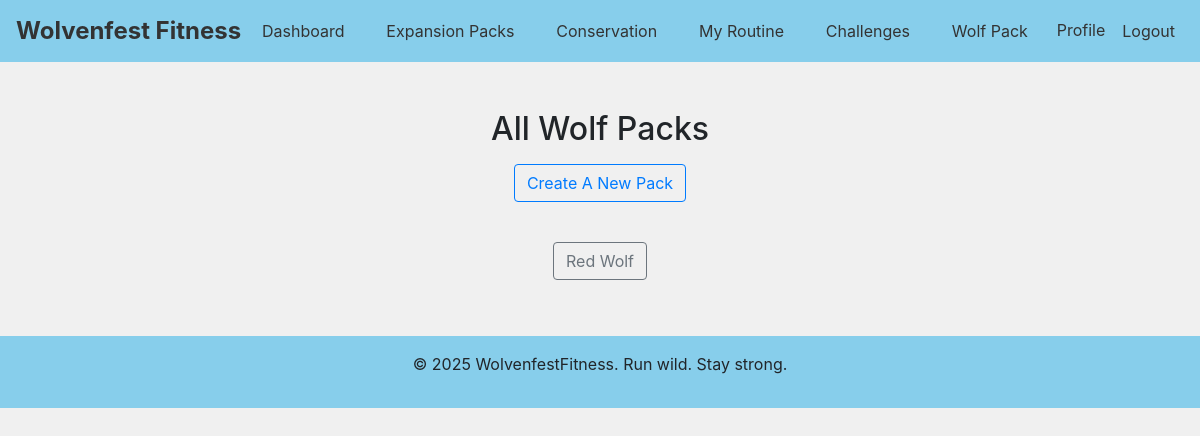
Page /groups/ (signed in) on the earlier database version.
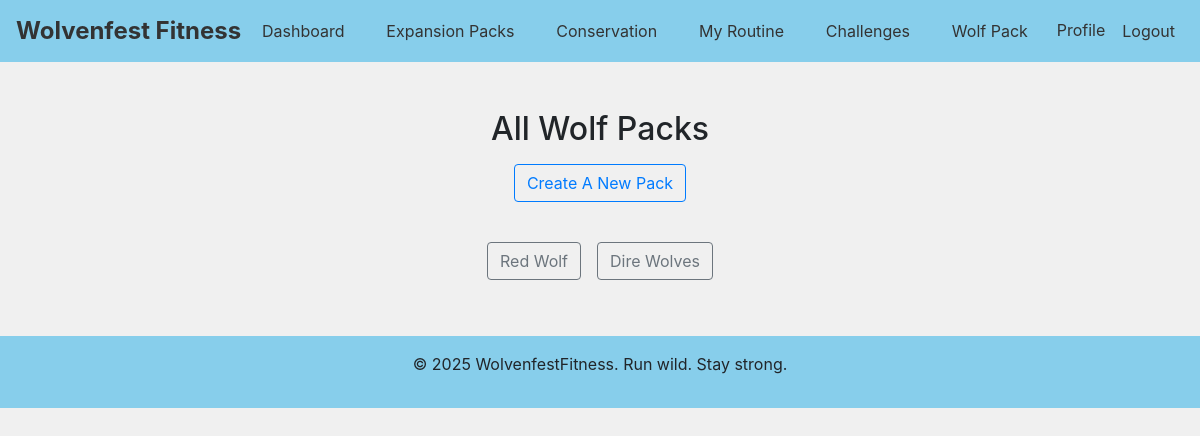
Same page on the later database version.
### my_app/models.py (models this page shows, shortened)
class Group(models.Model):
    name = models.CharField(max_length=255, unique=True) # Unique name for the group
    description = models.TextField(blank=True) # Optional description
    created_at = models.DateTimeField(auto_now_add=True) # Creation timestamp
    members = models.ManyToManyField(User, related_name='custom_groups', blank=True) # Many-to-many relationship with User

### my_app/views.py (the view)
# urls.py: path('groups/', group_list, name='group_list'), #################### Group views ###############
@login_required
def group_list(request): # List all groups and fetch
    groups = Group.objects.all()
    return render(request, 'groups/group_list.html', {'groups': groups})

### templates/groups/group_list.html
{% extends "base.html" %}
{% block content %}
<h2 class="text-center mt-5">All Wolf Packs</h2>
<div class="text-center mb-4">
    <a href="{% url 'group_create' %}" class="btn btn-outline-primary m-2">Create A New Pack</a>
</div>
<div class="d-flex flex-wrap justify-content-center">
    {% for group in groups %}
        <a href="{% url 'group_detail' group.id %}" class="btn btn-outline-secondary m-2">{{ group.name }}</a>
    {% empty %}
        <p class="text-center">No groups available yet. Be the first to create a pack!</p>
    {% endfor %}
</div>
{% endblock %}

Differences in the rows shown:
added Group: name "Dire Wolves"
